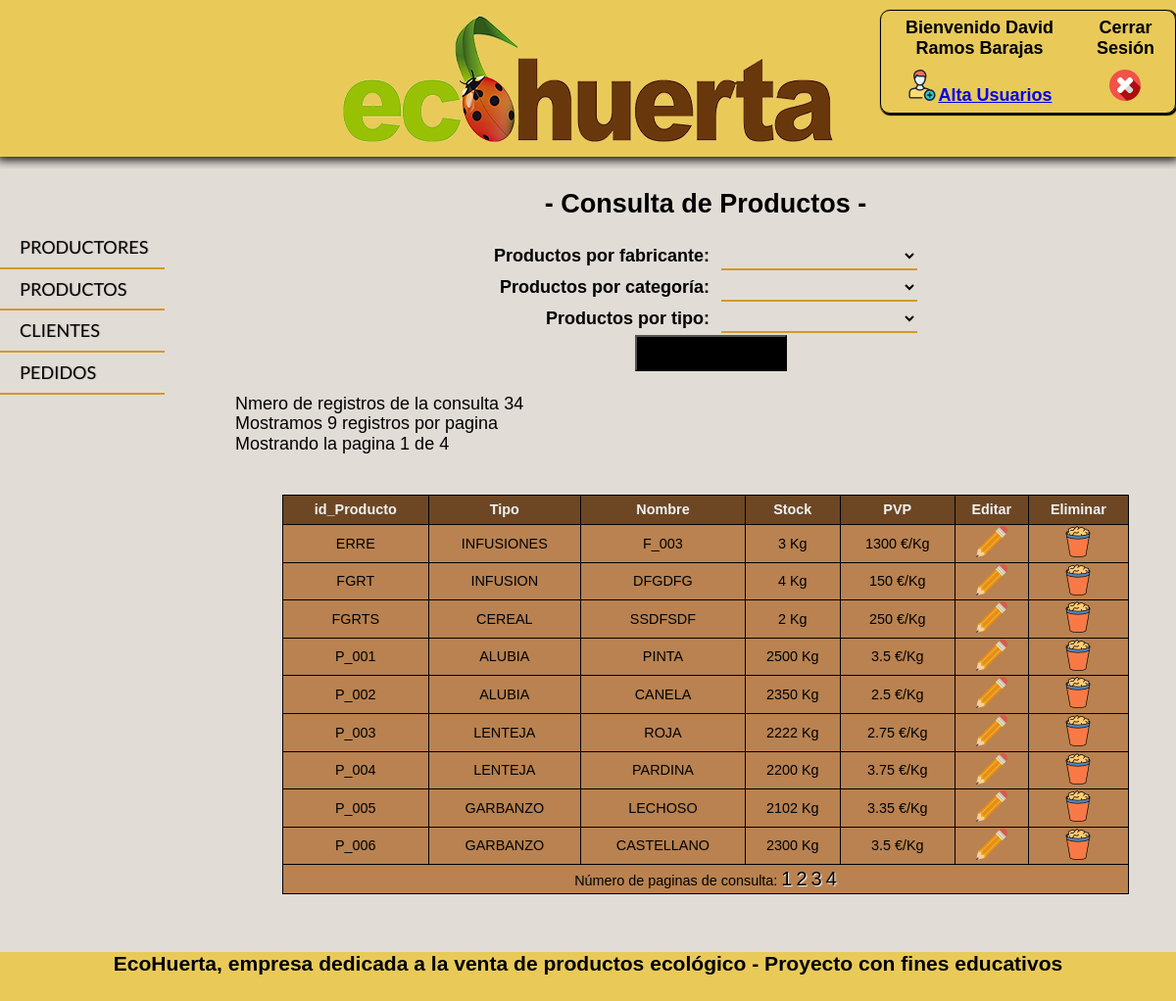
Screenshot of /php/consulta_producto.php (signed in) with the database file from the repository.
### tables this page shows
CREATE TABLE `productos` (
  `ID_PRODUCTO` varchar(5) NOT NULL,
  `ID_PRODUCTOR` varchar(5) NOT NULL,
  `NOM_COMERCIAL_PRODUCTO` varchar(30) NOT NULL,
  `TIPO_PRODUCTO` varchar(20) NOT NULL,
  `FAMILIA_PRODUCTO` varchar(20) NOT NULL,
  `KG_STOCK_PRODUCTO` int(4) NOT NULL,
  `PVP_KG_STOCK` float NOT NULL,
  `IMAGEN_PRODUCTO` longblob
);

### resources/funciones/funciones_productos.php (the view, shortened to what this page needs)
<?php
function select_producto_familia(){
    include("config.php");
    try {
        $conn = new PDO('mysql:host='.$host.';dbname=' . $bd, $usuario, $pass, array(PDO::MYSQL_ATTR_INIT_COMMAND => 'SET NAMES  \'UTF8\''));
        $conn->setAttribute(PDO::ATTR_ERRMODE, PDO::ERRMODE_EXCEPTION);
    } catch (PDOException $e) {
        print "  <p>Error: No puede conectarse con la base de datos.</p>\n\n";
        print "  <p>Error: " . $e->getMessage() . "</p>\n";
        exit();
    }
    $sql = "SELECT DISTINCT FAMILIA_PRODUCTO FROM productos";
    $statement = $conn ->prepare($sql);
    $statement->execute();
    $select_producto_familia = " ";
    $select_producto_familia.= "<option value=\"nulos\"></option>";
    while ($fila  = $statement -> fetch(PDO::FETCH_ASSOC))
    {
        $select_producto_familia.= "<option value=".$fila['FAMILIA_PRODUCTO'].">".$fila['FAMILIA_PRODUCTO']."</option>";
    }
    return $select_producto_familia;
};
function select_producto_tipo(){
    include("config.php");
    try {
        $conn = new PDO('mysql:host='.$host.';dbname=' . $bd, $usuario, $pass, array(PDO::MYSQL_ATTR_INIT_COMMAND => 'SET NAMES  \'UTF8\''));
        $conn->setAttribute(PDO::ATTR_ERRMODE, PDO::ERRMODE_EXCEPTION);
    } catch (PDOException $e) {
        print "  <p>Error: No puede conectarse con la base de datos.</p>\n\n";
        print "  <p>Error: " . $e->getMessage() . "</p>\n";
        exit();
    }
    $sql = "SELECT DISTINCT TIPO_PRODUCTO FROM productos";
    $statement = $conn ->prepare($sql);
    $statement->execute();
    $devuelve_select_tipo = " ";
    $devuelve_select_tipo.= "<option value=\"nulos\"></option>";
    while ($fila  = $statement -> fetch(PDO::FETCH_ASSOC))
    {
        $devuelve_select_tipo.= "<option value=".$fila['TIPO_PRODUCTO'].">".$fila['TIPO_PRODUCTO']."</option>";
    }
    return $devuelve_select_tipo;
};
function consultar_productos_total(){
    include("config.php");
     $sql= "SELECT * FROM productos";
    try {
        $conn = new PDO('mysql:host='.$host.';dbname=' . $bd, $usuario, $pass, array(PDO::MYSQL_ATTR_INIT_COMMAND => 'SET NAMES  \'UTF8\''));
        $conn->setAttribute(PDO::ATTR_ERRMODE, PDO::ERRMODE_EXCEPTION);
    } catch (PDOException $e) {
        print "  <p>Error: No puede conectarse con la base de datos.</p>\n\n";
        print "  <p>Error: " . $e->getMessage() . "</p>\n";
        exit();
    }
    if (isset($_GET['pagina'])){
         if ($_GET['pagina']==0){
            header("Location:consulta_producto.php");
        } else {
            $pagina=$_GET['pagina'];
        }
    } else {
         $pagina=1;
    }
    $tamano_paginas=9;
    $empezar_desde = ($pagina-1)*$tamano_paginas;
    $statement = $conn ->prepare($sql);
    $statement->execute();
    $num_filas=$statement->rowCount();
    $total_paginas=ceil($num_filas/$tamano_paginas);
    $devuelve_select = " ";
    $devuelve_select .=   "Nmero de registros de la consulta " . $num_filas . "<br>";
    $devuelve_select .=   "Mostramos  " . $tamano_paginas . " registros por pagina <br>";
    $devuelve_select .=   "Mostrando la pagina " . $pagina . " de " .$total_paginas."<br>";
    $devuelve_select .= "<br>";
    $devuelve_select .= "<br>";
    $sql_limite = "SELECT * FROM productos LIMIT $empezar_desde, $tamano_paginas";
    $statement = $conn ->prepare($sql_limite);
    $statement->execute();
    while ($fila  = $statement -> fetch(PDO::FETCH_ASSOC))
    {
        $ref=$fila['ID_PRODUCTO'];
        $devuelve_select.= "<tr><td>".$fila['ID_PRODUCTO']."</td><td>".$fila['TIPO_PRODUCTO']."</td><td>".$fila['NOM_COMERCIAL_PRODUCTO']."</td>
        <td>".$fila['KG_STOCK_PRODUCTO']." Kg</td><td>".$fila['PVP_KG_STOCK']." &#8364/Kg </td>
        <td><a href='modificar_producto.php?ref=$ref'> <img src='../img/edit.png'></a></td>
        <td><a href='borrar_producto.php?ref=$ref'><img src='../img/basket.png'></a></td></tr>";
    }
     $devuelve_select .= "<tr><td colspan=7> Número de paginas de consulta: ";
    for ($i=1; $i<=$total_paginas;$i++){
         $devuelve_select .= "<a class='enlaces' href='?pagina=". $i . "'>". $i . "</a>   ";
    }
    $devuelve_select .= "</td></tr>";
    return $devuelve_select;
};

### css/layout.css (style rules this page uses)
* { margin:0; padding: 0; }
html { font-size: 16px; font-family: 'Lato', sans-serif; }
body { background-color: #E2DCD6; }

### css/consulta_productor.css (style rules this page uses)
* { margin:0; padding: 0; box-sizing: border-box; }
html { font-family: Lato; font-size: 18px; }
table.tabla_muestra_productor tr { height:30px; }
.tabla_muestra_productor tr td { border:solid 1px black; padding: 1px; text-align: center; font-size: 0.8rem; }
a.enlaces { font-size: 20px; text-shadow: 1px 1px 1px white; text-decoration: none; color:black; }

### rows the page displays
productos: ID_PRODUCTO "ERRE", TIPO_PRODUCTO "INFUSIONES", NOM_COMERCIAL_PRODUCTO "F_003", KG_STOCK_PRODUCTO "3", PVP_KG_STOCK "1300"
productos: ID_PRODUCTO "FGRT", TIPO_PRODUCTO "INFUSION", NOM_COMERCIAL_PRODUCTO "DFGDFG", KG_STOCK_PRODUCTO "4", PVP_KG_STOCK "150"
productos: ID_PRODUCTO "FGRTS", TIPO_PRODUCTO "CEREAL", NOM_COMERCIAL_PRODUCTO "SSDFSDF", KG_STOCK_PRODUCTO "2", PVP_KG_STOCK "250"
productos: ID_PRODUCTO "P_001", TIPO_PRODUCTO "ALUBIA", NOM_COMERCIAL_PRODUCTO "PINTA", KG_STOCK_PRODUCTO "2500", PVP_KG_STOCK "3.5"
productos: ID_PRODUCTO "P_002", TIPO_PRODUCTO "ALUBIA", NOM_COMERCIAL_PRODUCTO "CANELA", KG_STOCK_PRODUCTO "2350", PVP_KG_STOCK "2.5"
productos: ID_PRODUCTO "P_003", TIPO_PRODUCTO "LENTEJA", NOM_COMERCIAL_PRODUCTO "ROJA", KG_STOCK_PRODUCTO "2222", PVP_KG_STOCK "2.75"
productos: ID_PRODUCTO "P_004", TIPO_PRODUCTO "LENTEJA", NOM_COMERCIAL_PRODUCTO "PARDINA", KG_STOCK_PRODUCTO "2200", PVP_KG_STOCK "3.75"
productos: ID_PRODUCTO "P_005", TIPO_PRODUCTO "GARBANZO", NOM_COMERCIAL_PRODUCTO "LECHOSO", KG_STOCK_PRODUCTO "2102", PVP_KG_STOCK "3.35"
productos: ID_PRODUCTO "P_006", TIPO_PRODUCTO "GARBANZO", NOM_COMERCIAL_PRODUCTO "CASTELLANO", KG_STOCK_PRODUCTO "2300", PVP_KG_STOCK "3.5"

### other values shown
$usuario "Bienvenido David Ramos Barajas"
